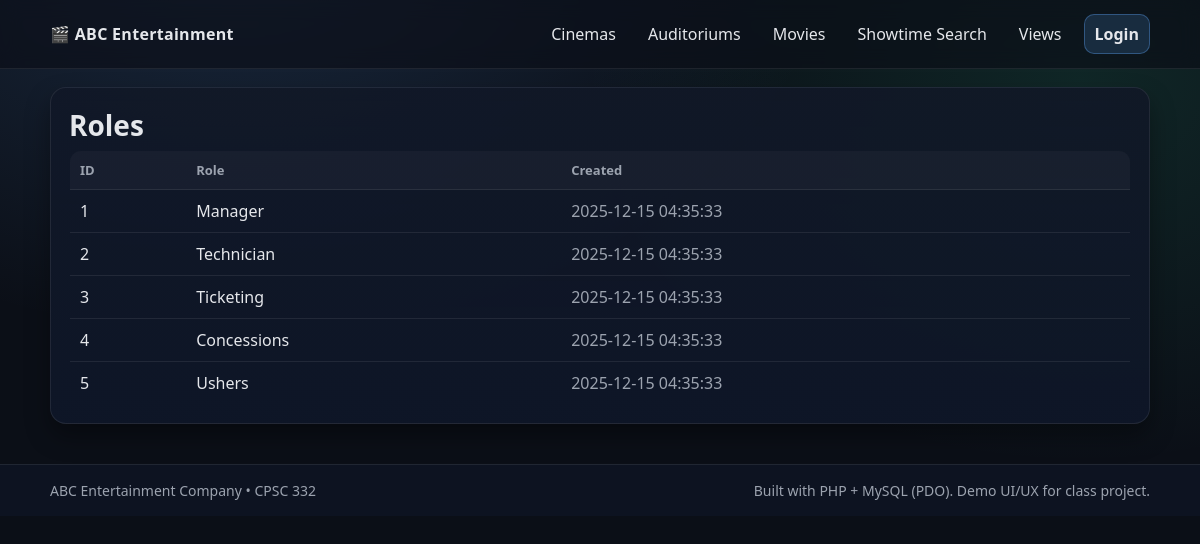
Screenshot of /roles.php with the database file from the repository.
### tables this page shows
CREATE TABLE ROLES (
    Role_Id         INT,
    Role_Name       VARCHAR(100) NOT NULL UNIQUE,
    Creation_Time TIMESTAMP NOT NULL DEFAULT CURRENT_TIMESTAMP,
    CONSTRAINT pk_roles 
        PRIMARY KEY (Role_Id)
);

### util.php (called while the page is built, shortened)
<?php
function h(?string $s): string { return htmlspecialchars($s ?? '', ENT_QUOTES, 'UTF-8'); }

### roles.php (the view, shortened to what this page needs)
<?php
$pdo = require __DIR__ . '/db.php';
require __DIR__ . '/partials/header.php';
$rows = $pdo->query("SELECT Role_Id, Role_Name, Creation_Time FROM ROLES ORDER BY Role_Id")->fetchAll();
?>
<div class="card">
  <h1 class="h1">Roles</h1>
  <table class="table">
    <thead><tr><th>ID</th><th>Role</th><th>Created</th></tr></thead>
    <tbody>
      <?php foreach ($rows as $r): ?>
        <tr>
          <td><?= (int)$r['Role_Id'] ?></td>
          <td><?= h($r['Role_Name']) ?></td>
          <td class="muted"><?= h($r['Creation_Time']) ?></td>
        </tr>
      <?php endforeach; ?>
    </tbody>
  </table>
</div>
<?php require __DIR__ . '/partials/footer.php'; ?>

### style.css (style rules this page uses)
:root { --bg:#0b0f17; --panel:#111827; --panel2:#0f172a; --text:#e5e7eb; --muted:#9ca3af; --brand:#60a5fa; --ok:#34d399; --warn:#fbbf24; --bad:#fb7185; --line: rgba(255,255,255,.08); --shadow: 0 12px 24px rgba(0,0,0,.35); --radius: 16px; --radius2: 12px; --font: ui-sans-serif, system-ui, -apple-system, Segoe UI, Roboto, Helvetica, Arial, "Apple Color Emoji","Segoe UI Emoji"; }
* { box-sizing:border-box; }
html,body { height:100%; }
body { margin:0; background: radial-gradient(1000px 700px at 20% -10%, rgba(96,165,250,.18), transparent 60%), radial-gradient(900px 700px at 90% 10%, rgba(52,211,153,.12), transparent 55%), var(--bg); color:var(--text); font-family:var(--font); }
.muted { color:var(--muted); }
.card { background: linear-gradient(180deg, rgba(17,24,39,.9), rgba(15,23,42,.85)); border: 1px solid var(--line); border-radius: var(--radius); box-shadow: var(--shadow); padding: 18px; }
.h1 { font-size: 28px; margin:0 0 6px; }
.table { width:100%; border-collapse: collapse; overflow:hidden; border-radius: var(--radius2); border:1px solid var(--line); }
.table th, .table td { text-align:left; padding: 10px 10px; border-bottom: 1px solid var(--line); vertical-align: top; }
.table th { color: var(--muted); font-weight:700; font-size: 13px; background: rgba(255,255,255,.03); }

### rows the page displays
roles: Role_Id "1", Role_Name "Manager", Creation_Time "2025-12-15 04:35:33"
roles: Role_Id "2", Role_Name "Technician", Creation_Time "2025-12-15 04:35:33"
roles: Role_Id "3", Role_Name "Ticketing", Creation_Time "2025-12-15 04:35:33"
roles: Role_Id "4", Role_Name "Concessions", Creation_Time "2025-12-15 04:35:33"
roles: Role_Id "5", Role_Name "Ushers", Creation_Time "2025-12-15 04:35:33"
